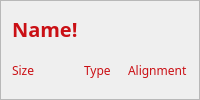
         <widget class="QFrame" name="frame">
          <property name="font">
           <font>
            <family>Merriweather</family>
           </font>
          </property>
          <property name="frameShape">
           <enum>QFrame::StyledPanel</enum>
          </property>
          <property name="frameShadow">
           <enum>QFrame::Raised</enum>
          </property>
          <layout class="QGridLayout" name="gridLayout_2">
           <item row="1" column="0">
            <widget class="QLabel" name="label_28">
             <property name="font">
              <font>
               <family>Merriweather</family>
              </font>
             </property>
             <property name="text">
              <string>&lt;html&gt;&lt;head/&gt;&lt;body&gt;&lt;p&gt;&lt;span style=&quot; color:#ca1015;&quot;&gt;Size&lt;/span&gt;&lt;/p&gt;&lt;/body&gt;&lt;/html&gt;</string>
             </property>
            </widget>
           </item>
           <item row="1" column="2">
            <widget class="QLabel" name="label_29">
             <property name="font">
              <font>
               <family>Merriweather</family>
              </font>
             </property>
             <property name="text">
              <string>&lt;html&gt;&lt;head/&gt;&lt;body&gt;&lt;p&gt;&lt;span style=&quot; color:#ca1015;&quot;&gt;Alignment&lt;/span&gt;&lt;/p&gt;&lt;/body&gt;&lt;/html&gt;</string>
             </property>
            </widget>
           </item>
           <item row="1" column="1">
            <widget class="QLabel" name="label_30">
             <property name="font">
              <font>
               <family>Merriweather</family>
              </font>
             </property>
             <property name="text">
              <string>&lt;html&gt;&lt;head/&gt;&lt;body&gt;&lt;p&gt;&lt;span style=&quot; color:#ca1015;&quot;&gt;Type&lt;/span&gt;&lt;/p&gt;&lt;/body&gt;&lt;/html&gt;</string>
             </property>
            </widget>
           </item>
           <item row="0" column="0">
            <widget class="QLabel" name="label">
             <property name="font">
              <font>
               <family>Merriweather</family>
               <pointsize>15</pointsize>
              </font>
             </property>
             <property name="text">
              <string>&lt;html&gt;&lt;head/&gt;&lt;body&gt;&lt;p&gt;&lt;span style=&quot; font-weight:700; color:#ca1015;&quot;&gt;Name!&lt;/span&gt;&lt;/p&gt;&lt;/body&gt;&lt;/html&gt;</string>
             </property>
            </widget>
           </item>
          </layout>
         </widget>
